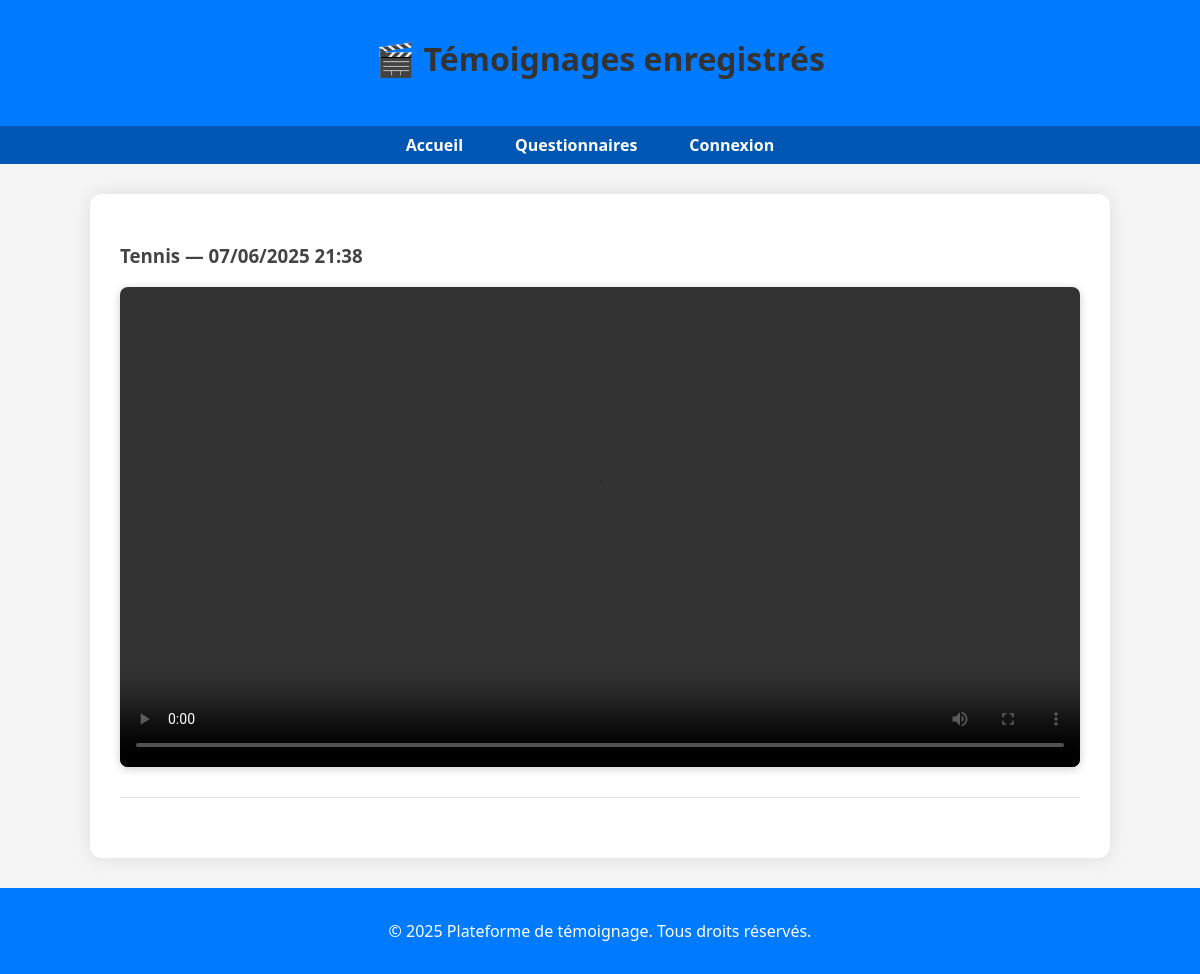
Page /temoins/ (signed in) on the earlier database version.
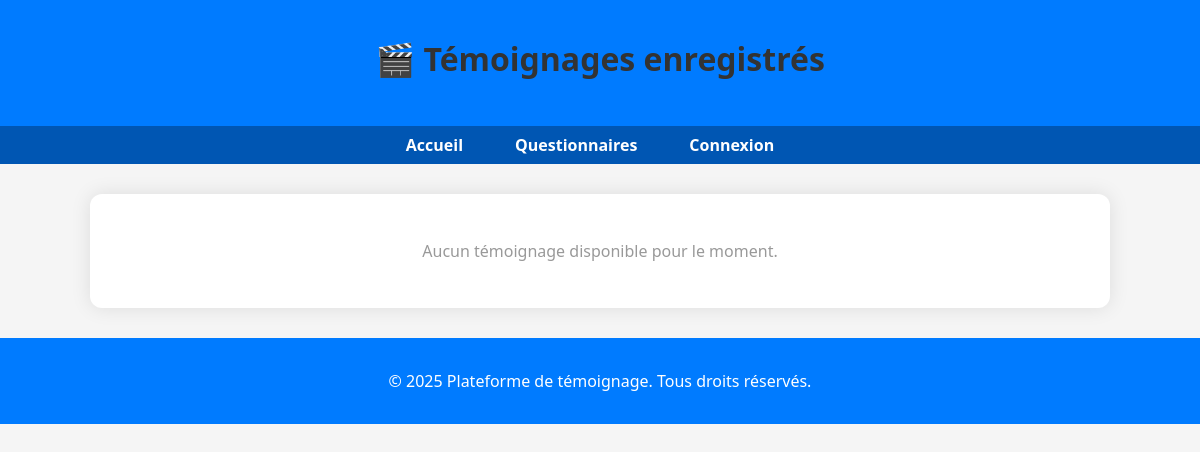
Same page on the later database version.
### Temoignages/models.py (models this page shows, shortened)
class Temoin(models.Model):
    utilisateur = models.ForeignKey(User, on_delete=models.CASCADE)
    questionnaire = models.ForeignKey(Questionnaire, on_delete=models.CASCADE)
    fichier_video = models.FileField(upload_to="videos/")
    date_creation = models.DateTimeField(auto_now_add=True)

class Questionnaire(models.Model):
    titre = models.CharField(max_length=255)
    utilisateur = models.ForeignKey(
        User,
        on_delete=models.SET_NULL,
        null=True,
        blank=True,
        related_name='questionnaires'
    )
    date_creation = models.DateTimeField(auto_now_add=True)
    is_public = models.BooleanField(default=False)

### Temoignages/views.py (the view)
# urls.py: path('temoins/', views.liste_temoin, name='liste_temoin'),
@login_required
def liste_temoin(request):
    temoins = Temoin.objects.select_related('questionnaire').order_by('-date_creation')
    return render(request, 'temoignage.html', {'temoins': temoins})

### templates/temoignage.html (shortened to what this page needs)
<!DOCTYPE html>
<html lang="fr">
<head>
</head>
<body>
<header>
  <h1>🎬 Témoignages enregistrés</h1>
</header>
<nav class="navbar">
  <ul>
    <li><a href="{% url 'index' %}">Accueil</a></li>
    <li><a href="{% url 'questionnaires_prives' %}">Questionnaires</a></li>
    <li><a href="{% url 'login' %}">Connexion</a></li>
  </ul>
</nav>
<main class="container">
  {% if temoins %}
    {% for t in temoins %}
      <h3>{{ t.questionnaire.titre }} — {{ t.date_creation|date:"d/m/Y H:i" }}</h3>
      <video width="100%" controls>
        <source src="{{ t.fichier_video.url }}" type="video/mp4">
      </video>
      <hr>
    {% endfor %}
  {% else %}
    <p class="empty">Aucun témoignage disponible pour le moment.</p>
  {% endif %}
</main>
<footer>
  <p>&copy; 2025 Plateforme de témoignage. Tous droits réservés.</p>
</footer>
</body>
</html>

Differences in the rows shown:
removed Temoin: questionnaire.titre "Tennis", date_creation "07/06/2025 21:38"
Other differences:
text now shown: "Aucun témoignage disponible pour le moment."
